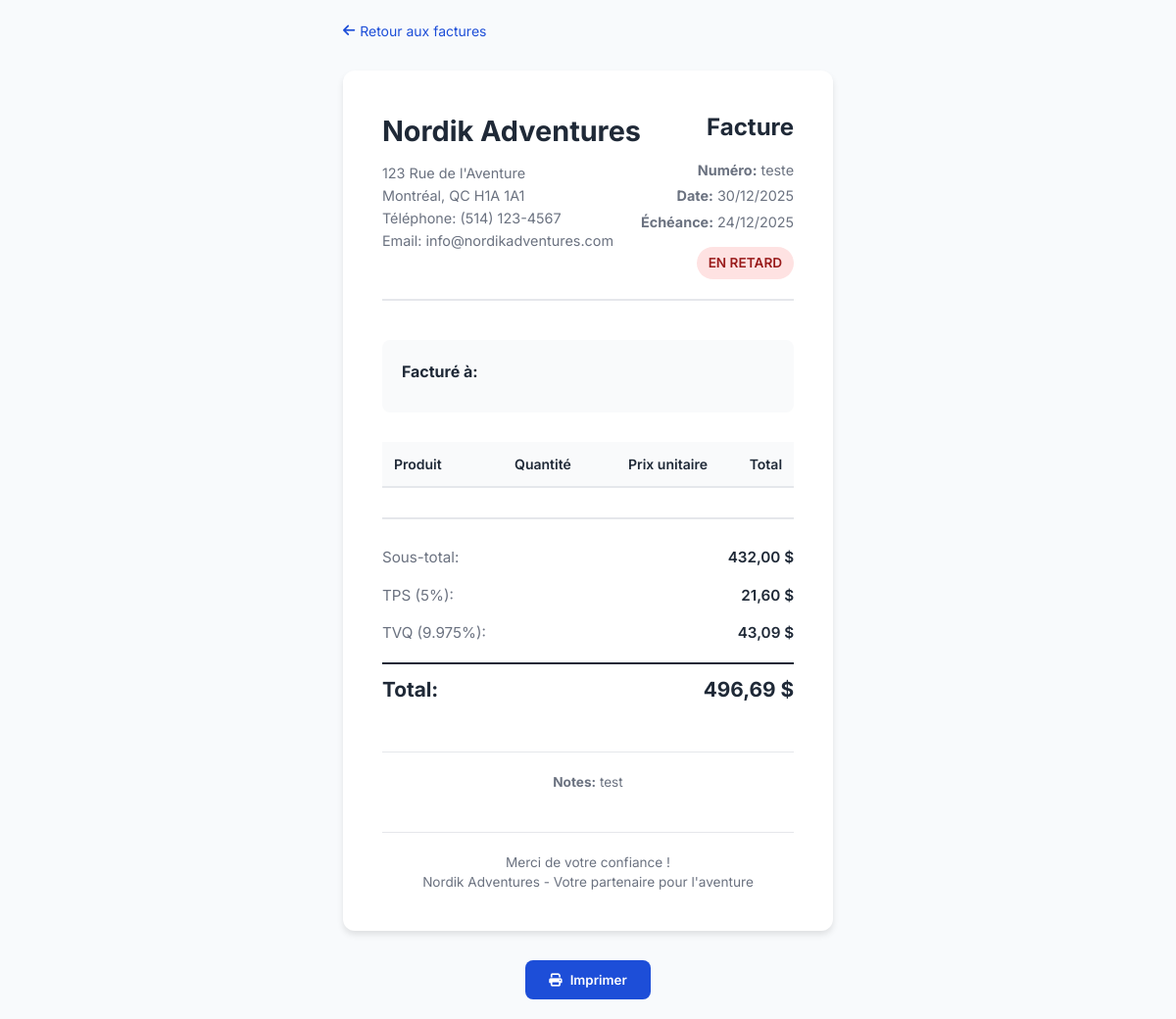
The app's page /finances/factures/5/ with its own data.
### finances/models.py (models this page shows, shortened)
class Invoice(TimeStampedModel):
    STATUS_PAID = "paid"
    STATUS_PENDING = "pending"
    STATUS_OVERDUE = "overdue"
    STATUS_CANCELLED = "cancelled"
    STATUS_CHOICES = [
        (STATUS_PAID, "Payée"),
        (STATUS_PENDING, "En attente"),
        (STATUS_OVERDUE, "En retard"),
        (STATUS_CANCELLED, "Annulée"),
    ]
    invoice_number = models.CharField("Numéro de facture", max_length=50, unique=True)
    client = models.ForeignKey(
        "clients.Client",
        verbose_name="Client",
        on_delete=models.PROTECT,
        related_name="invoices",
        null=True,
        blank=True,
    )
    client_name = models.CharField("Nom du client", max_length=255, blank=True)
    client_email = models.EmailField("Email du client", blank=True)
    amount = models.DecimalField("Montant HT ($)", max_digits=10, decimal_places=2)
    tps = models.DecimalField("TPS (5%)", max_digits=10, decimal_places=2, default=0)
    tvq = models.DecimalField("TVQ (9.975%)", max_digits=10, decimal_places=2, default=0)
    total_amount = models.DecimalField("Montant TTC ($)", max_digits=10, decimal_places=2)
    invoice_date = models.DateField("Date de facturation")
    due_date = models.DateField("Date d'échéance")
    status = models.CharField(
        "Statut",
        max_length=20,
        choices=STATUS_CHOICES,
        default=STATUS_PENDING,
    )
    notes = models.TextField("Notes", blank=True)
    class Meta:
        verbose_name = "Facture"
        verbose_name_plural = "Factures"
        ordering = ["-invoice_date"]

### finances/views.py (the view)
# urls.py: path("factures/<int:invoice_id>/", views.invoice_detail, name="invoice_detail"),
def invoice_detail(request, invoice_id):
    invoice = get_object_or_404(
        Invoice.objects.select_related("client"),
        id=invoice_id
    )
    line_items = invoice.line_items.all().select_related("product")
    context = {
        "invoice": invoice,
        "line_items": line_items,
    }
    return render(request, "pgi/invoice_detail.html", context)

### templates/pgi/invoice_detail.html (shortened to what this page needs)
{% load static %}
<!DOCTYPE html>
<html lang="fr">
<head>
  <link rel="stylesheet" href="https://cdnjs.cloudflare.com/ajax/libs/font-awesome/6.4.0/css/all.min.css" />
  <link rel="stylesheet" href="{% static 'style.css' %}">
</head>
<body>
  <div class="invoice-container">
    <div class="invoice-header">
      <a href="{% url 'finances:finances_factures' %}"><i class="fa-solid fa-arrow-left"></i> Retour aux factures</a>
    </div>
    <div class="invoice-document">
      <div class="invoice-header-section">
        <div class="invoice-company">
          <h1>Nordik Adventures</h1>
          <p>
            123 Rue de l'Aventure<br>
            Montréal, QC H1A 1A1<br>
            Téléphone: (514) 123-4567<br>
            Email: info@nordikadventures.com
          </p>
        </div>
        <div class="invoice-details">
          <h2>Facture</h2>
          <p><strong>Numéro:</strong> {{ invoice.invoice_number }}</p>
          <p><strong>Date:</strong> {{ invoice.invoice_date|date:"d/m/Y" }}</p>
          <p><strong>Échéance:</strong> {{ invoice.due_date|date:"d/m/Y" }}</p>
          <div class="invoice-status {{ invoice.status|lower }}">
            {{ invoice.get_status_display }}
          </div>
        </div>
      </div>
      <div class="invoice-client">
        <h3>Facturé à:</h3>
      </div>
      <div class="invoice-items">
        <table>
          <thead>
            <tr>
              <th>Produit</th>
              <th class="text-right">Quantité</th>
              <th class="text-right">Prix unitaire</th>
              <th class="text-right">Total</th>
            </tr>
          </thead>
        </table>
      </div>
      <div class="invoice-totals">
        <div class="invoice-total-row">
          <span class="invoice-total-label">Sous-total:</span>
          <span class="invoice-total-value">{{ invoice.amount|floatformat:2 }} $</span>
        </div>
        <div class="invoice-total-row">
          <span class="invoice-total-label">TPS (5%):</span>
          <span class="invoice-total-value">{{ invoice.tps|floatformat:2 }} $</span>
        </div>
        <div class="invoice-total-row">
          <span class="invoice-total-label">TVQ (9.975%):</span>
          <span class="invoice-total-value">{{ invoice.tvq|floatformat:2 }} $</span>
        </div>
        <div class="invoice-total-row total">
          <span>Total:</span>
          <span>{{ invoice.total_amount|floatformat:2 }} $</span>
        </div>
      </div>
      {% if invoice.notes %}
      <div class="invoice-footer">
        <p><strong>Notes:</strong> {{ invoice.notes }}</p>
      </div>
      {% endif %}
      <div class="invoice-footer">
        <p>Merci de votre confiance !</p>
        <p>Nordik Adventures - Votre partenaire pour l'aventure</p>
      </div>
    </div>
    <div class="invoice-actions">
      <button onclick="window.print()" class="btn-print">
        <i class="fa-solid fa-print"></i> Imprimer
      </button>
    </div>
  </div>
</body>
</html>

### style.css (style rules this page uses)
:root { --primary: #0066cc; --primary-dark: #0052a3; --accent: #0099ff; --accent-light: #4cc9f0; --bg: #f8fafc; --bg-gradient: linear-gradient(135deg, #f8fafc 0%, #e2e8f0 100%); --dark: #0f172a; --dark-light: #1e293b; --text: #334155; --text-light: #64748b; --card-bg: #ffffff; --card-hover: #f1f5f9; --success: #10b981; --warning: #f59e0b; --critical: #ef4444; --info: #3b82f6; --shadow-sm: 0 1px 3px rgba(0, 0, 0, 0.05); --shadow-md: 0 4px 12px rgba(0, 0, 0, 0.08); --shadow-lg: 0 8px 25px rgba(0, 0, 0, 0.12); --shadow-hover: 0 6px 20px rgba(0, 180, 216, 0.15); --radius-sm: 6px; --radius-md: 10px; --radius-lg: 14px; --radius-xl: 18px; --transition: all 0.3s cubic-bezier(0.25, 0.46, 0.45, 0.94); --transition-fast: all 0.15s ease; }
* { margin: 0; padding: 0; box-sizing: border-box; font-family: 'Inter', sans-serif; }
body { display: flex; background: var(--bg); color: var(--text); min-height: 100vh; overflow-x: hidden; line-height: 1.5; font-size: 14px; }

### templates/pgi/invoice_detail.html (style rules this page uses)
.invoice-container { max-width: 900px; margin: 0 auto; padding: 20px; }
.invoice-header { margin-bottom: 30px; }
.invoice-header a { color: #1d4ed8; text-decoration: none; display: inline-flex; align-items: center; gap: 5px; }
.invoice-document { background: white; border-radius: 12px; padding: 40px; box-shadow: 0 4px 6px rgba(0, 0, 0, 0.1); }
.invoice-header-section { display: flex; justify-content: space-between; margin-bottom: 40px; padding-bottom: 20px; border-bottom: 2px solid #e5e7eb; }
.invoice-company { flex: 1; }
.invoice-company h1 { font-size: 1.8rem; margin-bottom: 10px; color: #1f2937; }
.invoice-company p { color: #6b7280; font-size: 0.9rem; line-height: 1.6; }
.invoice-details { text-align: right; }
.invoice-details h2 { font-size: 1.5rem; margin-bottom: 15px; color: #1f2937; }
.invoice-details p { color: #6b7280; font-size: 0.9rem; margin-bottom: 5px; }
.invoice-status { display: inline-block; padding: 6px 12px; border-radius: 20px; font-weight: 600; font-size: 0.85rem; text-transform: uppercase; margin-top: 10px; }
.invoice-status.overdue { background: #fee2e2; color: #991b1b; }
.invoice-client { margin-bottom: 30px; padding: 20px; background: #f9fafb; border-radius: 8px; }
.invoice-client h3 { font-size: 1rem; margin-bottom: 10px; color: #1f2937; }
.invoice-items { margin-bottom: 30px; }
.invoice-items table { width: 100%; border-collapse: collapse; }
.invoice-items thead { background: #f9fafb; }
.invoice-items th { padding: 12px; text-align: left; font-weight: 600; color: #1f2937; border-bottom: 2px solid #e5e7eb; }
.invoice-items .text-right { text-align: right; }
.invoice-totals { margin-top: 20px; padding-top: 20px; border-top: 2px solid #e5e7eb; }
.invoice-total-row { display: flex; justify-content: space-between; padding: 8px 0; font-size: 0.95rem; }
.invoice-total-row.total { font-size: 1.3rem; font-weight: 700; color: #1f2937; margin-top: 10px; padding-top: 10px; border-top: 2px solid #1f2937; }
.invoice-total-label { color: #6b7280; }
.invoice-total-value { font-weight: 600; color: #1f2937; }
.invoice-footer { margin-top: 40px; padding-top: 20px; border-top: 1px solid #e5e7eb; text-align: center; color: #6b7280; font-size: 0.85rem; }
.invoice-actions { margin-top: 30px; display: flex; gap: 10px; justify-content: center; }
.btn-print { padding: 12px 24px; background: #1d4ed8; color: white; border: none; border-radius: 8px; font-weight: 600; cursor: pointer; display: inline-flex; align-items: center; gap: 8px; transition: background 0.3s; }

### records on screen
Invoice: invoice_number "teste", invoice_date "30/12/2025", due_date "24/12/2025", status "EN RETARD", amount "432,00", tps "21,60", tvq "43,09", total_amount "496,69", notes "test"
